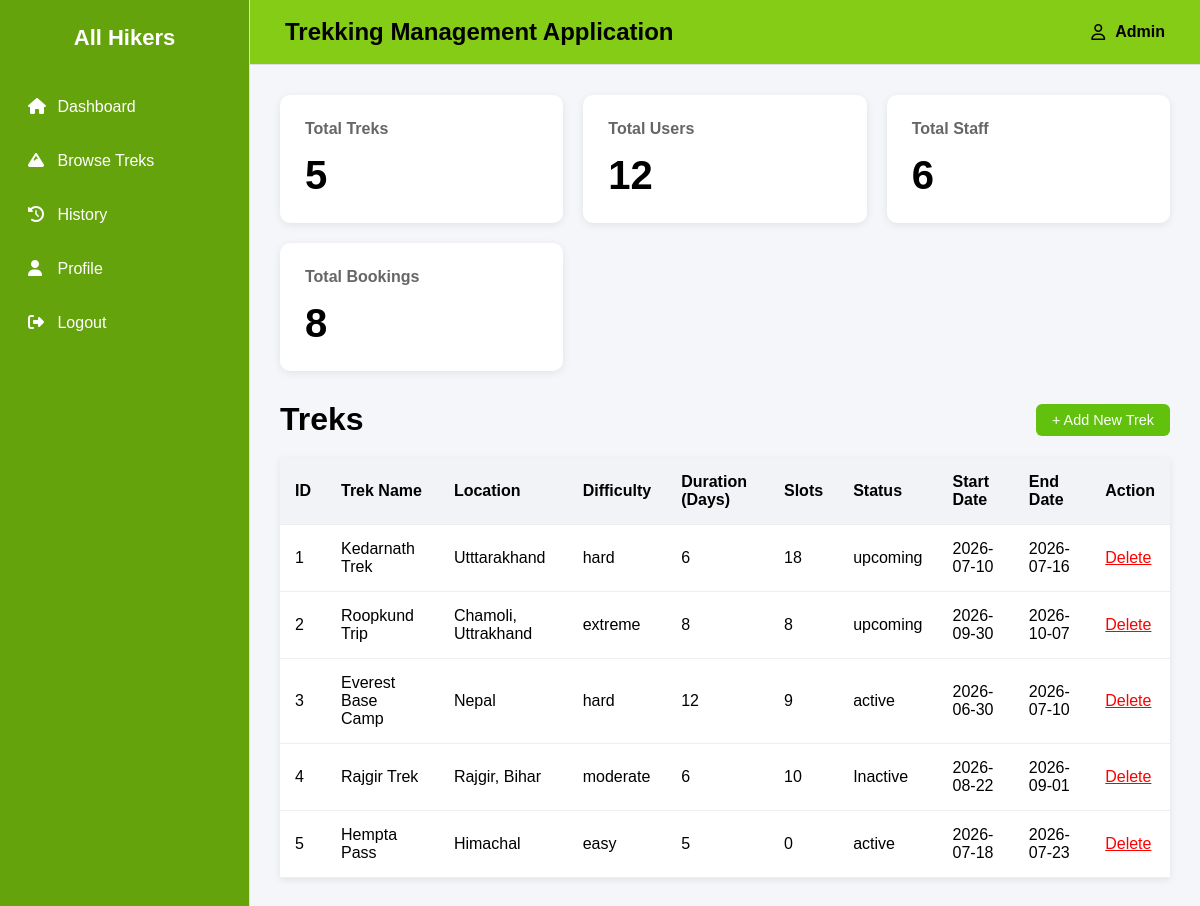
The page /admin_dashboard/trek on the database as committed earlier.
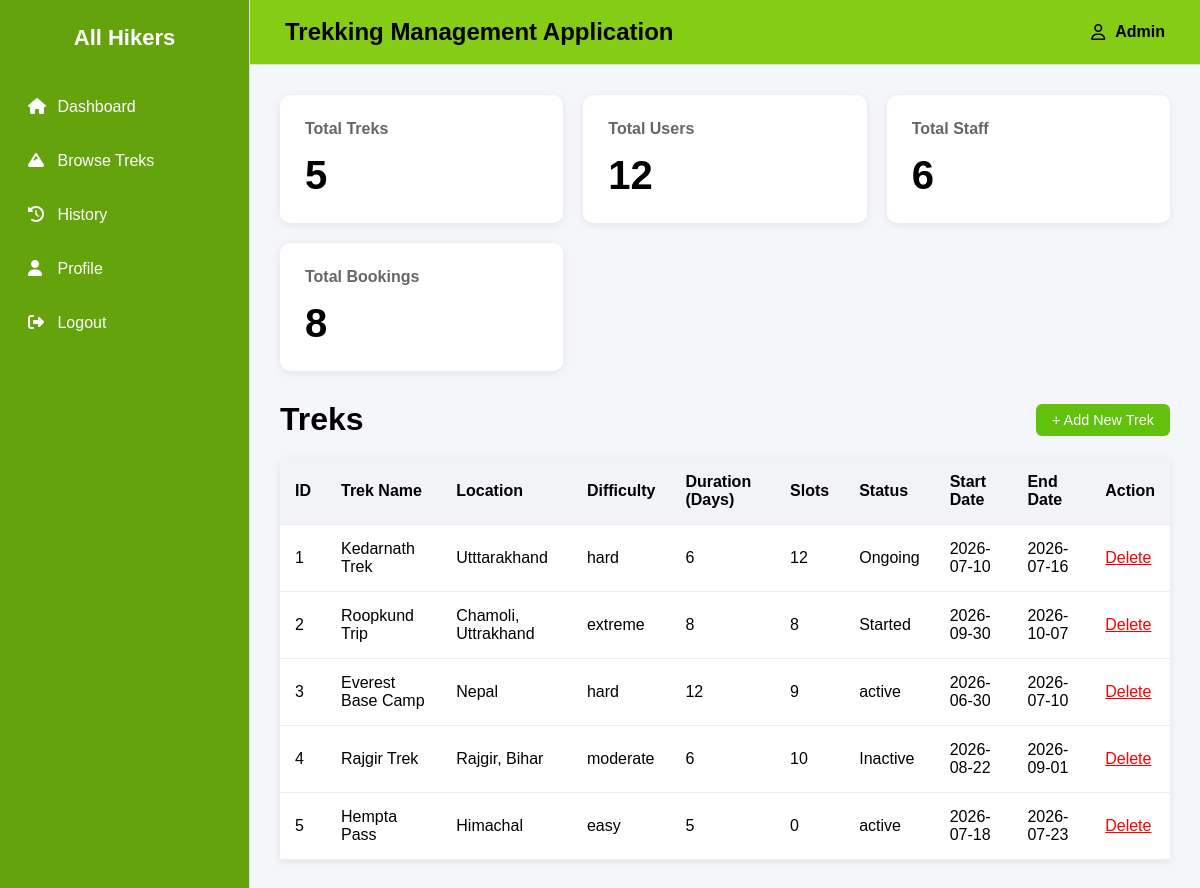
The same page on the database as committed later.
### backend/models.py (models this page shows)
class Trek(db.Model):
    __tablename__="trek"
    id = db.Column(db.Integer,primary_key=True)
    trek_name = db.Column(db.String,nullable=False)
    location = db.Column(db.String,nullable=False)
    difficulty = db.Column(db.String,nullable=False)
    duration_days = db.Column(db.Integer,nullable=False)
    available_slots = db.Column(db.Integer,nullable=False)
    assigned_staff_id = db.Column(db.Integer, db.ForeignKey("staff_profile.id"),nullable=True)
    status = db.Column(db.String,default="Available")
    start_date = db.Column(db.Date,nullable=False)
    end_date = db.Column(db.Date,nullable=False)
    bookings=db.relationship("Booking",cascade="all,delete",backref="trek",lazy=True) #Trek can access all of its bookings

### backend/controllers.py (the view)
@auth_bp.route('/admin_dashboard/trek')
def trek():
    total_treks = Trek.query.count()
    total_users = Users.query.count()
    total_staff = Staff_profile.query.count()
    total_bookings = Booking.query.count()
    treks = Trek.query.all()
    return render_template('admin_trek.html', treks=treks, total_treks=total_treks, total_users=total_users, total_staff=total_staff, total_bookings=total_bookings)

### templates/admin_trek.html (shortened to what this page needs)
{% extends "base.html" %}
{% block content %}
<link rel="stylesheet" href="{{ url_for('static', filename='css/dashboard.css') }}">
<div class="trek-header">
    <h1>Treks</h1>
    <a href="{{ url_for('auth.add_trek') }}" class="btn-add-trek">+ Add New Trek</a>
</div>
<div>
    {% if treks %}
    <table class="task-table">
        <thead>
            <tr>
                <th>ID</th>
                <th>Trek Name</th>
                <th>Location</th>
                <th>Difficulty</th>
                <th>Duration (Days)</th>
                <th>Slots</th>
                <th>Status</th>
                <th>Start Date</th>
                <th>End Date</th>
                <th>Action</th>
            </tr>
        </thead>
        <tbody>
            {% for trek in treks %}
            <tr>
                <td>{{ loop.index }}</td>
                <td>{{ trek.trek_name }}</td>
                <td>{{ trek.location }}</td>
                <td>{{ trek.difficulty }}</td>
                <td>{{ trek.duration_days }}</td>
                <td>{{ trek.available_slots }}</td>
                <td>{{ trek.status }}</td>
                <td>{{ trek.start_date }}</td>
                <td>{{ trek.end_date }}</td>
                <td>
                    <a href="{{ url_for('auth.delete_trek', trek_id=trek.id) }}"
                       onclick="return confirm('Delete this trek?')"
                       style="color:red;">Delete</a>
                </td>
            </tr>
            {% endfor %}
        </tbody>
    </table>
    {% else %}
        <p>No treks added yet.</p>
    {% endif %}
</div>
{% endblock %}

### templates/base.html (shortened to what this page needs)
<!DOCTYPE html>
<html lang="en">
<head>
    <link rel="stylesheet" href="{{ url_for('static', filename='css/dashboard.css') }}">
    <link rel="stylesheet" href="https://cdnjs.cloudflare.com/ajax/libs/font-awesome/6.5.2/css/all.min.css">
</head>
<body>
<div class="wrapper">
    <aside class="sidebar">
        <div class="logo">
            All Hikers
        </div>
        <ul>
            <li><a href="{{ url_for('auth.dashboard') }}"><i class="fa-solid fa-house"></i> Dashboard</a></li>
            {% if session.get('role') == 'admin' %}
                <li><a href="{{ url_for('auth.trek') }}"><i class="fa-solid fa-mountain"></i> Treks</a></li>
                <li><a href="{{ url_for('auth.staff') }}"><i class="fa-solid fa-user-group"></i> Staff</a></li>
                <li><a href="{{ url_for('auth.users_data') }}"><i class="fa-solid fa-users"></i> Users</a></li>
                <li><a href="{{ url_for('auth.trekking_history') }}"><i class="fa-solid fa-calendar-check"></i> Trekking History</a></li>
                <li><a href="{{ url_for('auth.admin_search') }}"><i class="fa-solid fa-magnifying-glass"></i> Search</a></li>
                <li><a href="#"><i class="fa-solid fa-chart-column"></i> Reports</a></li>
                <li><a href="#"><i class="fa-solid fa-gear"></i> Settings</a></li>
            {% elif session.get('role') == 'staff' %}
                <li><a href="{{ url_for('auth.staff_participants') }}"><i class="fa-solid fa-users"></i> Participants</a></li>
                <li><a href="{{ url_for('auth.update_profile') }}"><i class="fa-solid fa-user"></i> Profile</a></li>
            {% else %}
                <li><a href="{{ url_for('auth.browse_treks') }}"><i class="fa-solid fa-mountain"></i> Browse Treks</a></li>
                <li><a href="{{ url_for('auth.booking_history') }}"><i class="fa-solid fa-clock-rotate-left"></i> History</a></li>
                <li><a href="{{ url_for('auth.update_profile') }}"><i class="fa-solid fa-user"></i> Profile</a></li>
            {% endif %}
            <li><a href="{{ url_for('auth.logout') }}"><i class="fa-solid fa-right-from-bracket"></i> Logout</a></li>
        </ul>
    </aside>
    <main class="main">
        <div class="navbar">
            <h2>Trekking Management Application</h2>
            <div class="profile">
                <i class="fa-regular fa-user"></i>
                {{ session.get('username',"Admin") }}
            </div>
        </div>
        <div class="cards">
            {% block cards %}
            <div class="card">
                <h4>Total Treks</h4>
                <h1>{{ total_treks }}</h1>
            </div>
            <div class="card">
                <h4>Total Users</h4>
                <h1>{{ total_users }}</h1>
            </div>
            <div class="card">
                <h4>Total Staff</h4>
                <h1>{{ total_staff }}</h1>
            </div>
            <div class="card">
                <h4>Total Bookings</h4>
                <h1>{{ total_bookings }}</h1>
            </div>
            {% endblock %}
        </div>
        <div class="content">
            {% block content %}
            {% endblock %}
        </div>
    </main>
</div>
</body>
</html>

### static/css/dashboard.css (style rules this page uses)
* { margin:0; padding:0; box-sizing:border-box; font-family:Arial, Helvetica, sans-serif; }
body { background:#f4f6f9; }
.wrapper { display:flex; min-height:100vh; }
.sidebar { width:250px; background:#65a30d; border-right:1px solid #ddd; }
.logo { padding:25px; font-size:22px; font-weight:bold; text-align:center; color:white; }
.sidebar ul { list-style:none; }
.sidebar li { margin:8px; }
.sidebar a { display:block; color:white; text-decoration:none; padding:14px 20px; border-radius:8px; transition:.3s; }
.sidebar i { width:25px; }
.main { flex:1; }
.navbar { background:#84cc16; padding:18px 35px; display:flex; justify-content:space-between; align-items:center; border-bottom:1px solid #ddd; color:black; }
.profile { display:flex; gap:10px; align-items:center; font-weight:bold; }
.cards { display:grid; grid-template-columns:repeat(auto-fit,minmax(220px,1fr)); gap:20px; padding:30px; }
.card { background:white; padding:25px; border-radius:10px; box-shadow:0 2px 8px rgba(0,0,0,.08); }
.card h4 { color:#666; margin-bottom:15px; }
.card h1 { font-size:40px; }
.content { padding:0 30px 30px; }
table { width:100%; border-collapse:collapse; background:white; box-shadow:0 2px 8px rgba(0,0,0,.08); }
th { background:#f1f3f6; }
th,td { padding:15px; text-align:left; border-bottom:1px solid #eee; }
.trek-header { display: flex; justify-content: space-between; align-items: center; margin-bottom: 20px; }
.btn-add-trek { background-color: #61c10c; color: #ffffff; padding: 8px 16px; border-radius: 6px; font-size: 0.9rem; font-weight: 500; text-decoration: none; transition: background-color 0.2s ease; }

Rows that differ between the two databases and show on the page:
changed Trek "Kedarnath Trek": available_slots "18" → "12"; status "upcoming" → "Ongoing"
changed Trek "Roopkund Trip": status "upcoming" → "Started"
